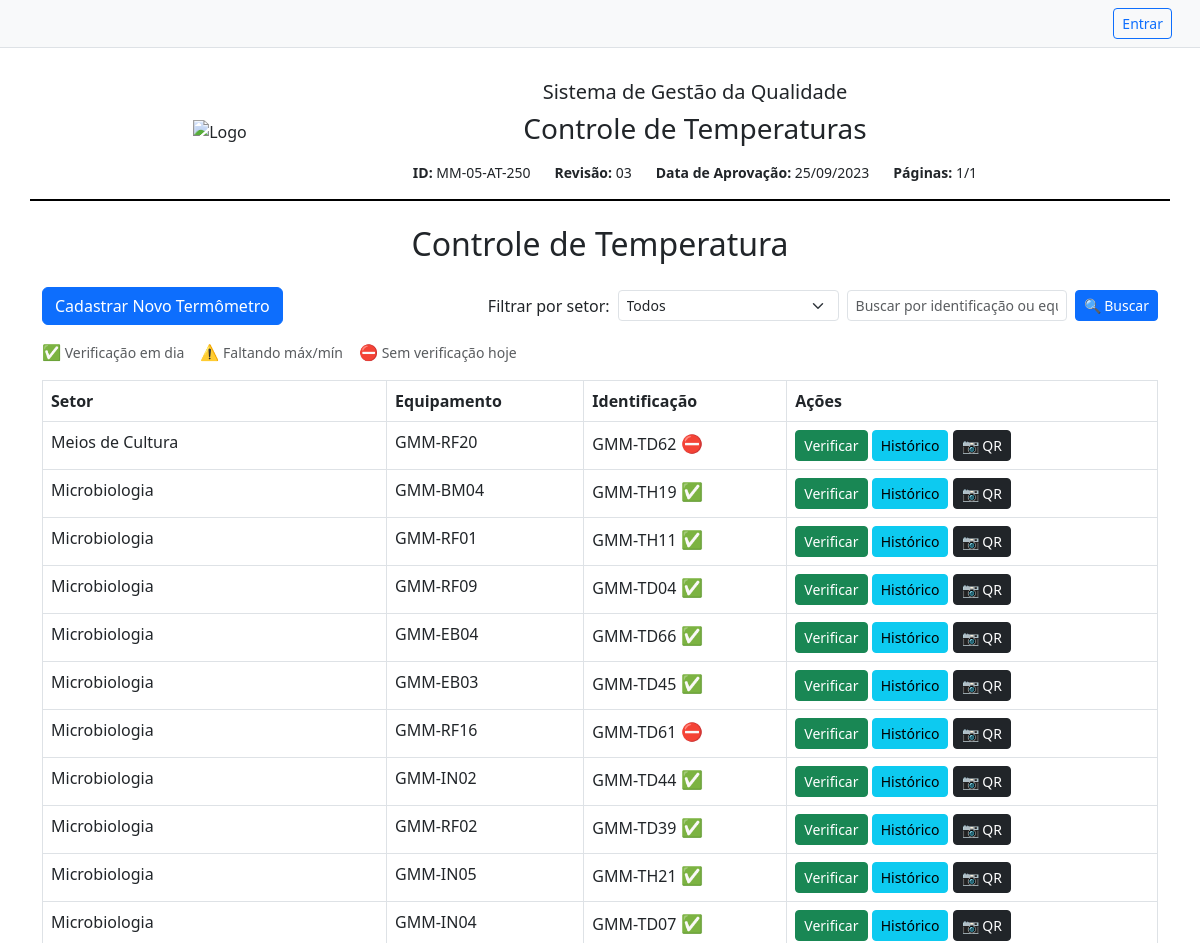
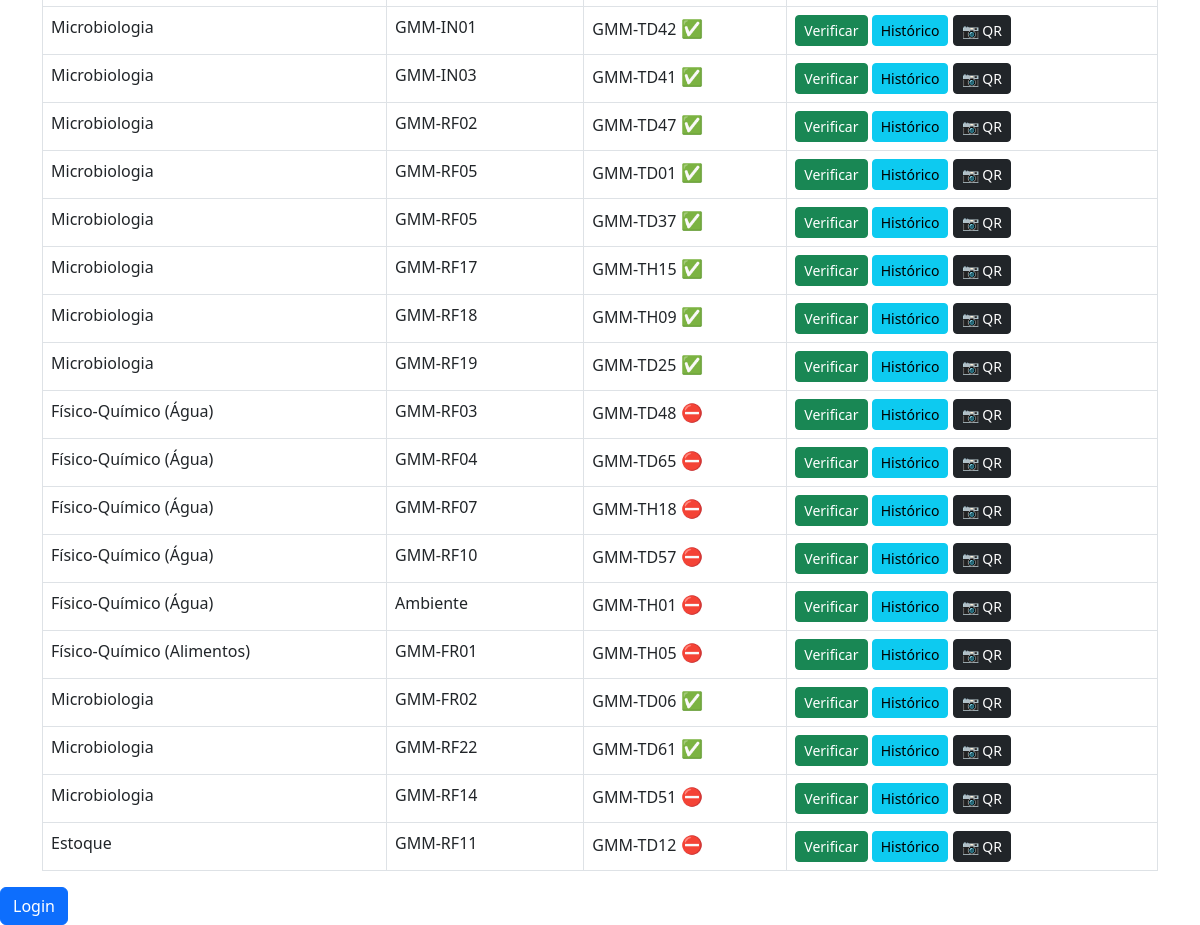
The page / on the database its author committed (2 pictures, top to bottom).
### app/models.py (models this page shows)
class Termometro(db.Model):
    id = db.Column(db.Integer, primary_key=True)
    setor = db.Column(db.String(100))
    equipamento = db.Column(db.String(100))
    especificacao = db.Column(db.String(100))
    identificacao = db.Column(db.String(50))
    padrao_identificacao = db.Column(db.String(50))
    verificacoes = db.relationship('Verificacao', backref='termometro', lazy=True)

### app/routes.py (the view)
@bp.route('/')
def index():
    termo_busca = request.args.get('q', '').strip()          # captura o termo digitado
    setor_filtro = request.args.get('setor')                 # captura filtro por setor, se existir
    query = Termometro.query
    if setor_filtro:
        query = query.filter_by(setor=setor_filtro)         # aplica filtro por setor
    if termo_busca:
        termo_like = f"%{termo_busca}%"
        query = query.filter(
            (Termometro.identificacao.ilike(termo_like)) |
            (Termometro.equipamento.ilike(termo_like))
        )
    termometros = query.all()
    setores = db.session.query(Termometro.setor).distinct().all()
    setores = [s[0] for s in setores]
    from datetime import datetime, time, timedelta
    import pytz
    sp_tz = pytz.timezone('America/Sao_Paulo')
    hoje_sp = datetime.now(sp_tz).date()
    inicio_local = sp_tz.localize(datetime.combine(hoje_sp, time.min))
    inicio_utc = inicio_local.astimezone(pytz.utc)
    fim_utc = (inicio_local + timedelta(days=1)).astimezone(pytz.utc)
    verificacoes_hoje = Verificacao.query.filter(
        Verificacao.data_hora >= inicio_utc,
        Verificacao.data_hora < fim_utc
    ).all()
    verificacoes_por_termometro = {v.termometro_id: v for v in verificacoes_hoje}
    termometros_atrasados = []
    termometros_incompletos = []
    for termo in termometros:
        v = verificacoes_por_termometro.get(termo.id)
        if not v:
            termometros_atrasados.append(termo.id)
        elif v.temperatura_max is None or v.temperatura_min is None:
            termometros_incompletos.append(termo.id)
    return render_template(
        'index.html',
        termometros=termometros,
        setores=setores,
        setor_filtro=setor_filtro,
        termo_busca=termo_busca,
        termometros_atrasados=termometros_atrasados,
        termometros_incompletos=termometros_incompletos
    )

### app/templates/index.html (shortened to what this page needs)
{% extends 'base.html' %}
{% block content %}
<div class="d-flex justify-content-between align-items-center mb-3 flex-wrap gap-2">
    <a href="{{ url_for('main.cadastrar') }}" class="btn btn-primary">Cadastrar Novo Termômetro</a>
    <form method="GET" class="d-flex align-items-center gap-2 flex-wrap">
    <label for="setor" class="form-label mb-0">Filtrar por setor:</label>
    <select name="setor" class="form-select form-select-sm w-auto" onchange="this.form.submit()">
        <option value="">Todos</option>
    </select>
    <input type="text" name="q" class="form-control form-control-sm w-auto"
           placeholder="Buscar por identificação ou equipamento"
           value="{{ termo_busca or '' }}">
    <button type="submit" class="btn btn-sm btn-primary">🔍 Buscar</button>
</form>
</div>
<div class="mb-3 small text-muted d-flex align-items-center gap-3 flex-wrap">
    <div><span style="font-size: 1.1em; color: #198754;">✅</span> Verificação em dia</div>
    <div><span style="font-size: 1.1em; color: #ffc107;">⚠️</span> Faltando máx/mín</div>
    <div><span style="font-size: 1.1em; color: #b02a37;">⛔</span> Sem verificação hoje</div>
</div>
<table class="table table-bordered">
    <thead>
        <tr>
            <th>Setor</th>
            <th>Equipamento</th>
            <th>Identificação</th>
            <th>Ações</th>
        </tr>
    </thead>
    <tbody>
        {% for termo in termometros %}
        <tr>
            <td>{{ termo.setor }}</td>
            <td>{{ termo.equipamento }}</td>
            <td>
                {{ termo.identificacao }}
                {% if termo.id in termometros_atrasados %}
                    <span title="Sem verificação hoje" style="color: #b02a37; font-size: 1.1em;">⛔</span>
                {% elif termo.id in termometros_incompletos %}
                    <span title="Falta máx/mín" style="color: #ffc107; font-size: 1.1em;">⚠️</span>
                {% else %}
                    <span title="Em dia" style="color: #198754; font-size: 1.1em;">✅</span>
                {% endif %}
            </td>
            <td>
                <a href="{{ url_for('main.verificar', id=termo.id) }}" class="btn btn-sm btn-success">Verificar</a>
                <a href="{{ url_for('main.historico', id=termo.id) }}" class="btn btn-sm btn-info">Histórico</a>
                <a href="{{ url_for('main.gerar_qr', id=termo.id) }}" class="btn btn-sm btn-dark" target="_blank">
                    📷 QR
                </a>
            </td>
        </tr>
        {% endfor %}
    </tbody>
</table>
{% endblock %}

### app/templates/base.html (shortened to what this page needs)
<!DOCTYPE html>
<html lang="pt-br">
<head>
  <link href="https://cdn.jsdelivr.net/npm/bootstrap@5.3.0/dist/css/bootstrap.min.css" rel="stylesheet">
</head>
<body>
  {% if session.get('usuario_id') %}
  <nav class="navbar navbar-expand-lg navbar-light bg-light border-bottom px-3 mb-3">
    <div class="container-fluid">
      <a class="navbar-brand" href="{{ url_for('main.index') }}">
        <img src="{{ url_for('static', filename='images/logo.png') }}" alt="Logo" height="30" class="me-2">
        Controle de Temperatura
      </a>
      <button class="navbar-toggler" type="button" data-bs-toggle="collapse" data-bs-target="#navbarContent"
        aria-controls="navbarContent" aria-expanded="false" aria-label="Toggle navigation">
        <span class="navbar-toggler-icon"></span>
      </button>
      <div class="collapse navbar-collapse justify-content-end" id="navbarContent">
        {% if session.get('usuario_id') %}
          <span class="navbar-text me-3">
            Logado como: <strong>{{ session.get('usuario_nome') }}</strong>
            {% if session.get('is_admin') %}
              <span class="badge bg-primary ms-2">Admin</span>
            {% endif %}
          </span>
          <a href="{{ url_for('main.logout') }}" class="btn btn-outline-secondary btn-sm">Sair</a>
        {% else %}
          <a href="{{ url_for('main.login') }}" class="btn btn-outline-primary btn-sm">Entrar</a>
        {% endif %}
      </div>
    </div>
  </nav>
{% else %}
<nav class="navbar navbar-light bg-light border-bottom px-3 mb-3">
    <div class="container-fluid d-flex justify-content-end">
        <a href="{{ url_for('main.login') }}" class="btn btn-outline-primary btn-sm">Entrar</a>
    </div>
</nav>
{% endif %}
  <div class="header container py-3">
    <div class="row justify-content-center align-items-center">
      <div class="col-12 col-md-2 mb-3 mb-md-0 text-center">
        <img src="{{ url_for('static', filename='images/logo.png') }}" alt="Logo">
      </div>
      <div class="col-12 col-md-8 text-center">
        <h5>Sistema de Gestão da Qualidade</h5>
        <h3>Controle de Temperaturas</h3>
        <div class="dados-fixos d-flex flex-wrap justify-content-center gap-4 mt-3">
          <span><strong>ID:</strong> MM-05-AT-250</span>
          <span><strong>Revisão:</strong> 03</span>
          <span><strong>Data de Aprovação:</strong> 25/09/2023</span>
          <span><strong>Páginas:</strong> 1/1</span>
        </div>
      </div>
    </div>
  </div>
  <div class="container mt-4">
    <h2 class="mb-4 text-center">Controle de Temperatura</h2>
    {% block content %}{% endblock %}
  </div>
  {% if session.get('usuario_id') %}
    <a href="{{ url_for('main.logout') }}" class="btn btn-danger">Logout ({{ session.get('usuario_nome') }})</a>
{% else %}
    <a href="{{ url_for('main.login') }}" class="btn btn-primary">Login</a>
{% endif %}
</body>
</html>

### app/templates/base.html (style rules this page uses)
.header { border-bottom: 2px solid #000; padding-bottom: 10px; margin-bottom: 20px; }
.header img { max-height: 80px; width: auto; }
.dados-fixos { font-size: 14px; }

### rows shown on the page
Termometro: setor "Meios de Cultura", equipamento "GMM-RF20", identificacao "GMM-TD62"
Termometro: setor "Microbiologia", equipamento "GMM-BM04", identificacao "GMM-TH19"
Termometro: setor "Microbiologia", equipamento "GMM-RF01", identificacao "GMM-TH11"
Termometro: setor "Microbiologia", equipamento "GMM-RF09", identificacao "GMM-TD04"
Termometro: setor "Microbiologia", equipamento "GMM-EB04", identificacao "GMM-TD66"
Termometro: setor "Microbiologia", equipamento "GMM-EB03", identificacao "GMM-TD45"
Termometro: setor "Microbiologia", equipamento "GMM-RF16", identificacao "GMM-TD61"
Termometro: setor "Microbiologia", equipamento "GMM-IN02", identificacao "GMM-TD44"
Termometro: setor "Microbiologia", equipamento "GMM-RF02", identificacao "GMM-TD39"
Termometro: setor "Microbiologia", equipamento "GMM-IN05", identificacao "GMM-TH21"
Termometro: setor "Microbiologia", equipamento "GMM-IN04", identificacao "GMM-TD07"
Termometro: setor "Microbiologia", equipamento "GMM-IN01", identificacao "GMM-TD42"
Termometro: setor "Microbiologia", equipamento "GMM-IN03", identificacao "GMM-TD41"
Termometro: setor "Microbiologia", equipamento "GMM-RF02", identificacao "GMM-TD47"
Termometro: setor "Microbiologia", equipamento "GMM-RF05", identificacao "GMM-TD01"
Termometro: setor "Microbiologia", equipamento "GMM-RF05", identificacao "GMM-TD37"
Termometro: setor "Microbiologia", equipamento "GMM-RF17", identificacao "GMM-TH15"
Termometro: setor "Microbiologia", equipamento "GMM-RF18", identificacao "GMM-TH09"
Termometro: setor "Microbiologia", equipamento "GMM-RF19", identificacao "GMM-TD25"
Termometro: setor "Físico-Químico (Água)", equipamento "GMM-RF03", identificacao "GMM-TD48"
Termometro: setor "Físico-Químico (Água)", equipamento "GMM-RF04", identificacao "GMM-TD65"
Termometro: setor "Físico-Químico (Água)", equipamento "GMM-RF07", identificacao "GMM-TH18"
Termometro: setor "Físico-Químico (Água)", equipamento "GMM-RF10", identificacao "GMM-TD57"
Termometro: setor "Físico-Químico (Água)", equipamento "Ambiente", identificacao "GMM-TH01"
Termometro: setor "Físico-Químico (Alimentos)", equipamento "GMM-FR01", identificacao "GMM-TH05"
Termometro: setor "Microbiologia", equipamento "GMM-FR02", identificacao "GMM-TD06"
Termometro: setor "Microbiologia", equipamento "GMM-RF22", identificacao "GMM-TD61"
Termometro: setor "Microbiologia", equipamento "GMM-RF14", identificacao "GMM-TD51"
Termometro: setor "Estoque", equipamento "GMM-RF11", identificacao "GMM-TD12"
